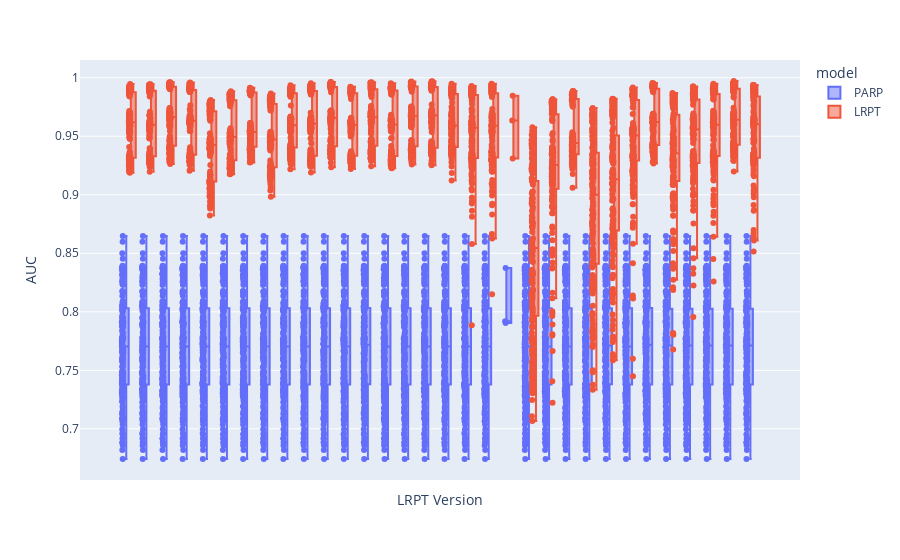

The code cell stored with this chart in its notebook:
### Code cell
import plotly.express as px 
fig = px.box(summary_df,x="LRPT",y="roc_auc_score",color="model",points="all")
fig.update_traces(quartilemethod="exclusive")
fig.update_xaxes(title="LRPT Version",visible=True,showticklabels=False)
fig.update_yaxes(title="AUC")
fig.show()

### Figure 1 — Plotly figure (JSON) as saved in the notebook; plotly's stock layout.template omitted (floating-point values rounded to 4 significant figures; data arrays with more than 128 entries replaced by an {"elided": "..."} marker saying what was removed)
{"data": [{"alignmentgroup": "True", "boxpoints": "all", "hovertemplate": "model=PARP<br>LRPT=%{x}<br>roc_auc_score=%{y}<extra></extra>", "legendgroup": "PARP", "marker": {"color": "#636efa"}, "name": "PARP", "notched": false, "offsetgroup": "PARP", "orientation": "v", "quartilemethod": "exclusive", "showlegend": true, "type": "box", "x": {"elided": "4912 str values"}, "x0": " ", "xaxis": "x", "y": {"elided": "4912 float values"}, "y0": " ", "yaxis": "y"}, {"alignmentgroup": "True", "boxpoints": "all", "hovertemplate": "model=LRPT<br>LRPT=%{x}<br>roc_auc_score=%{y}<extra></extra>", "legendgroup": "LRPT", "marker": {"color": "#EF553B"}, "name": "LRPT", "notched": false, "offsetgroup": "LRPT", "orientation": "v", "quartilemethod": "exclusive", "showlegend": true, "type": "box", "x": {"elided": "4912 str values"}, "x0": " ", "xaxis": "x", "y": {"elided": "4912 float values"}, "y0": " ", "yaxis": "y"}], "layout": {"boxmode": "group", "legend": {"title": {"text": "model"}, "tracegroupgap": 0}, "margin": {"t": 60}, "xaxis": {"anchor": "y", "domain": [0, 1], "showticklabels": false, "title": {"text": "LRPT Version"}, "visible": true}, "yaxis": {"anchor": "x", "domain": [0, 1], "title": {"text": "AUC"}}}}
